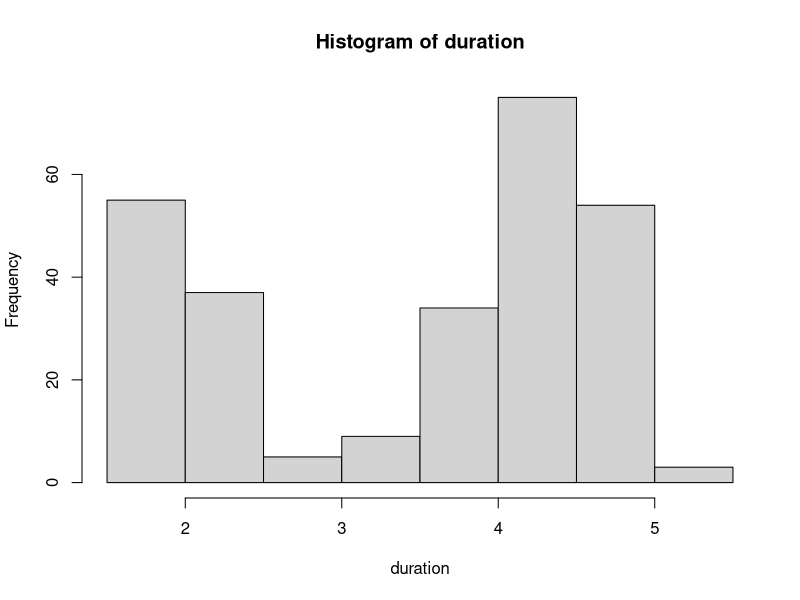
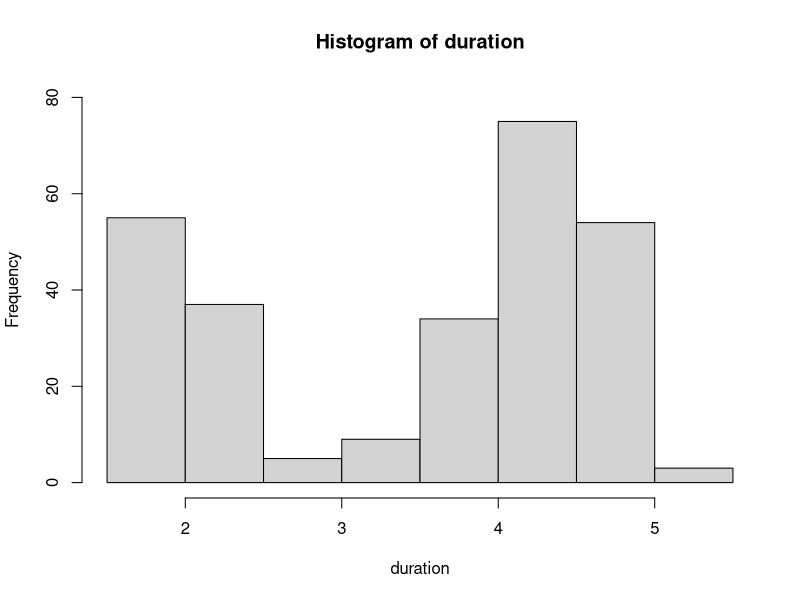
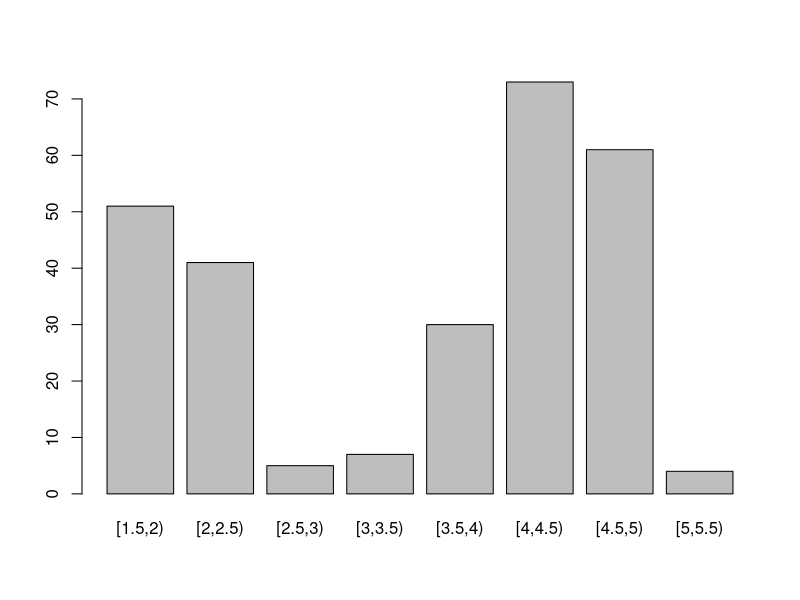
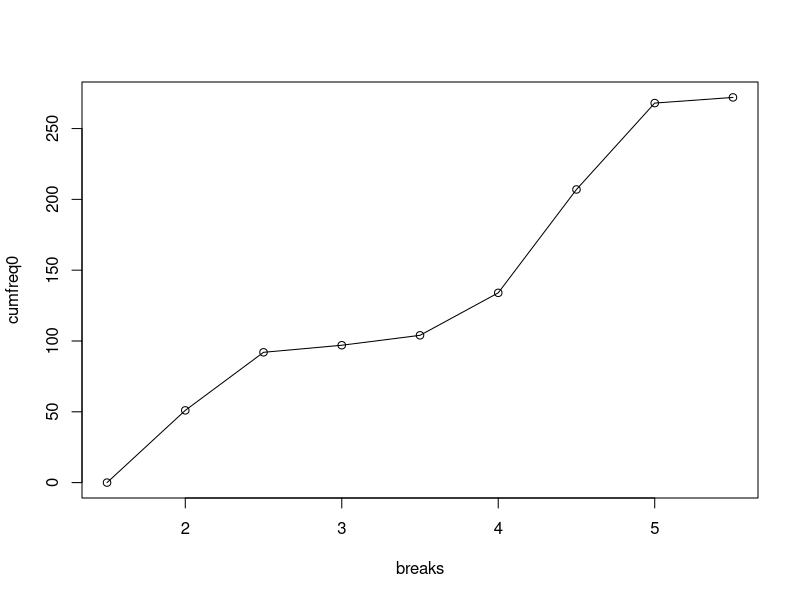
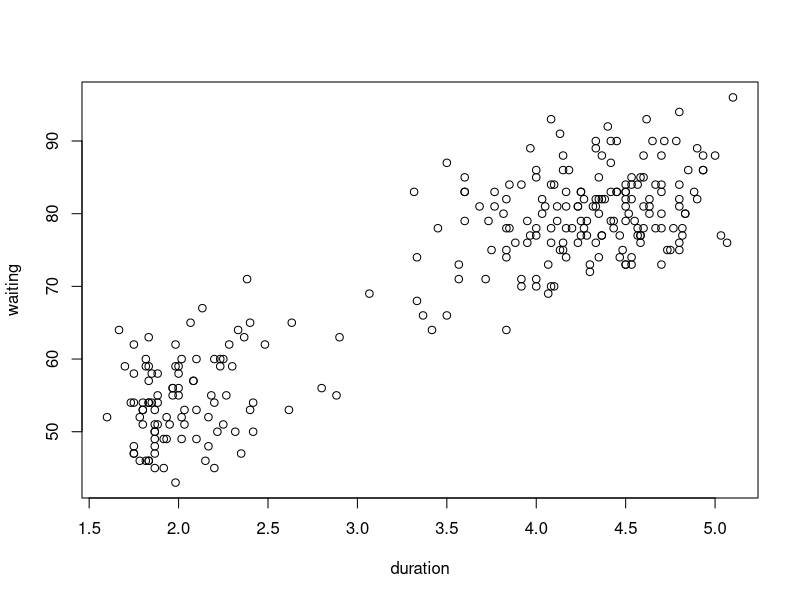

Generate these figures, in order, with R:
faithful
head(faithful)

#freq dist
duration=faithful$eruptions
duration
range(duration)
breaks=seq(1.5, 5.5, by=0.5) # barisan 1,5 sampai 5,5 dengan interval 0,5
breaks
duration.cut=cut(duration, breaks, right=FALSE)
duration.cut
duration.freq=table(duration.cut)
duration.freq
cbind(duration.freq)

#histogram
hist(duration)
hist(duration, ylim=c(0, 80))

barplot(duration.freq)

#relatif freq.dist
nrow(faithful)
duration.relfreq=duration.freq/nrow(faithful)
duration.relfreq
cbind(duration.freq, duration.relfreq)

#cumulative freq.dist
duration.cumfreq=cumsum(duration.freq)
duration.cumfreq
cbind(duration.freq, duration.relfreq, duration.cumfreq)

#ogive
cumfreq0=c(0, duration.cumfreq)
cumfreq0
plot(breaks, cumfreq0)
lines(breaks, cumfreq0)

#scatterplot
waiting=faithful$waiting
plot(duration, waiting)

#stem & leafplot
stem(duration)

